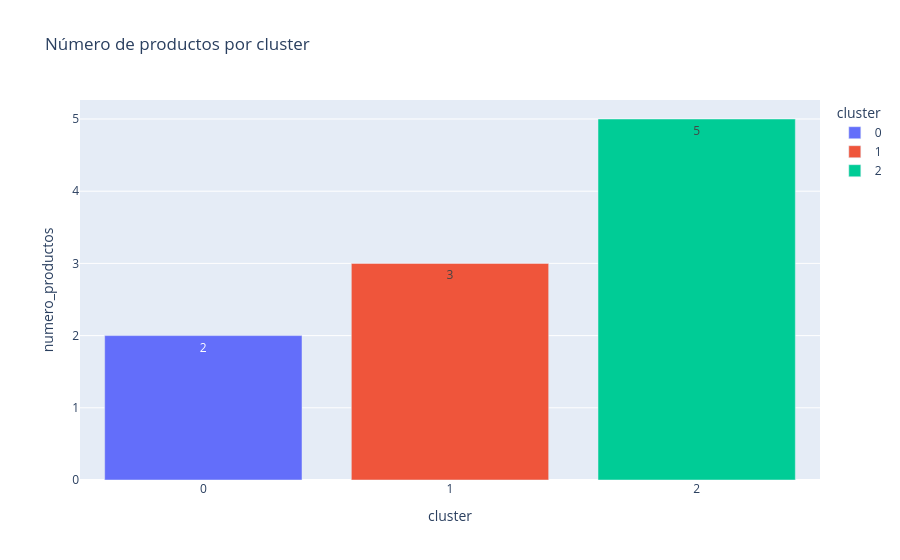

Notebook cell for this chart:
### Markdown cell above
### INTERPRETACIÓN DE LOS CLUSTERS

### Code cell
# vemos un grafico para ver el tamaño de cada cluster
df1 = df_tiendas["cluster_kmeans"].value_counts().sort_index().reset_index()
df1.columns = ["cluster", "numero_productos"]
# convierto la columna cluster a string para que se vea mejor en el grafico
df1["cluster"] = df1["cluster"].astype(str)
fig = px.bar(df1, x = "cluster", y = "numero_productos", title = "Número de productos por cluster", color = "cluster", text = "numero_productos")
fig.show()

### Figure 1 — Plotly figure (JSON) as saved in the notebook; plotly's stock layout.template omitted (floating-point values rounded to 4 significant figures)
{"data": [{"hovertemplate": "cluster=%{x}<br>numero_productos=%{text}<extra></extra>", "legendgroup": "0", "marker": {"color": "#636efa", "pattern": {"shape": ""}}, "name": "0", "orientation": "v", "showlegend": true, "text": [2.0], "textposition": "auto", "type": "bar", "x": ["0"], "xaxis": "x", "y": [2], "yaxis": "y"}, {"hovertemplate": "cluster=%{x}<br>numero_productos=%{text}<extra></extra>", "legendgroup": "1", "marker": {"color": "#EF553B", "pattern": {"shape": ""}}, "name": "1", "orientation": "v", "showlegend": true, "text": [3.0], "textposition": "auto", "type": "bar", "x": ["1"], "xaxis": "x", "y": [3], "yaxis": "y"}, {"hovertemplate": "cluster=%{x}<br>numero_productos=%{text}<extra></extra>", "legendgroup": "2", "marker": {"color": "#00cc96", "pattern": {"shape": ""}}, "name": "2", "orientation": "v", "showlegend": true, "text": [5.0], "textposition": "auto", "type": "bar", "x": ["2"], "xaxis": "x", "y": [5], "yaxis": "y"}], "layout": {"barmode": "relative", "legend": {"title": {"text": "cluster"}, "tracegroupgap": 0}, "title": {"text": "Número de productos por cluster"}, "xaxis": {"anchor": "y", "categoryarray": ["0", "1", "2"], "categoryorder": "array", "domain": [0, 1], "title": {"text": "cluster"}}, "yaxis": {"anchor": "x", "domain": [0, 1], "title": {"text": "numero_productos"}}}}
